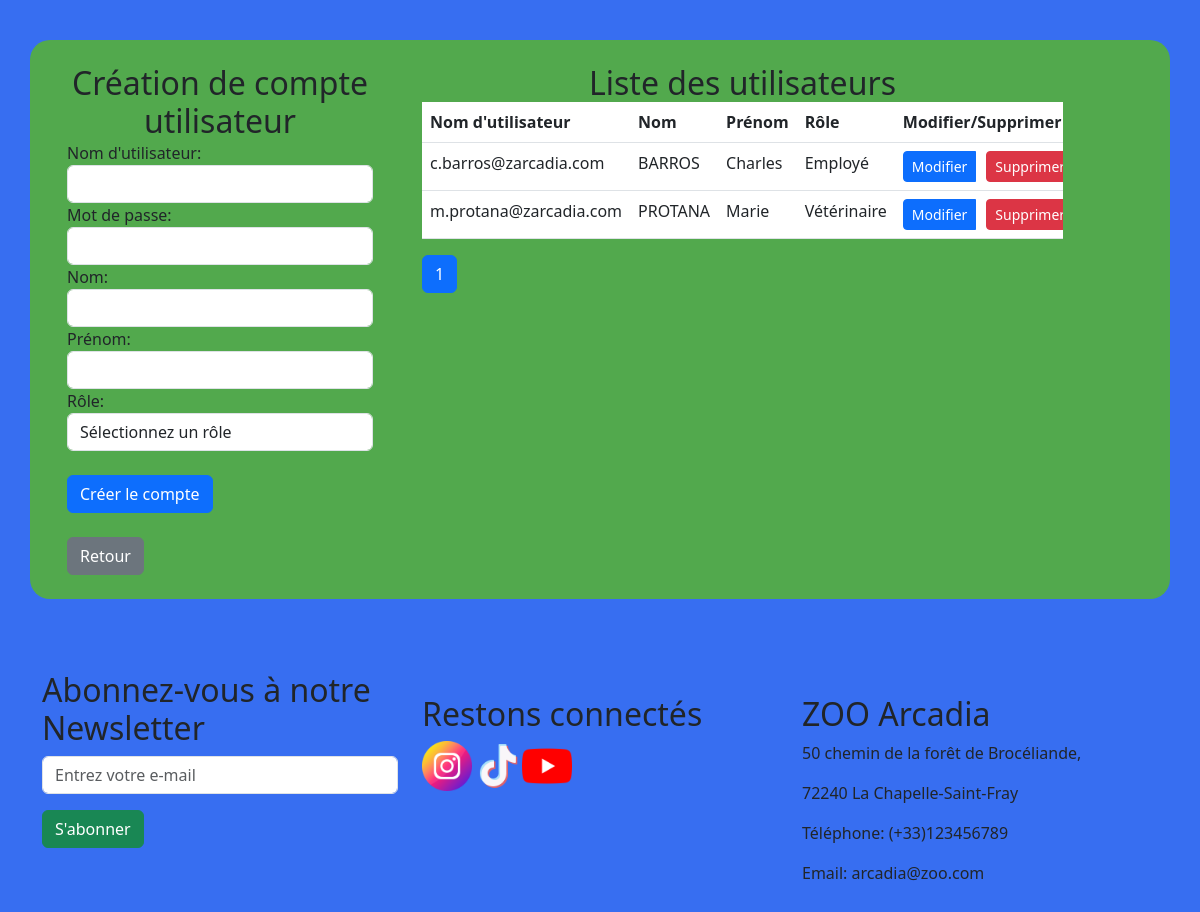
Page /compte.php (signed in) on the committed database.
### tables this page shows
CREATE TABLE IF NOT EXISTS utilisateur (
    username VARCHAR(255) PRIMARY KEY,
    nom VARCHAR(255),
    password VARCHAR(255),
    prenom VARCHAR(255),
    role_id INT,
    FOREIGN KEY (role_id) REFERENCES role(role_id)
);

### front/compte_admin.php (the view, shortened to what this page needs)
<?php
require_once('back/connect_bdd.php');
$usersPerPage = 5;
$totalUsersQuery = "SELECT COUNT(*) as total FROM utilisateur";
$stmt = $connexion->prepare($totalUsersQuery);
$stmt->execute();
$totalUsersResult = $stmt->get_result();
$totalUsers = $totalUsersResult->fetch_assoc()['total'];
$totalPages = ceil($totalUsers / $usersPerPage);
$current_page = isset($_GET['page']) ? intval($_GET['page']) : 1;
$offset = ($current_page - 1) * $usersPerPage;
$query = "SELECT * FROM utilisateur LIMIT ?, ?";
$stmt = $connexion->prepare($query);
$stmt->bind_param("ii", $offset, $usersPerPage);
$stmt->execute();
$result = $stmt->get_result();
?>
<div class="container" id="background2">
    <div class="row">
        <div class="col-md-4 mt-4">
            <h2 class="text-center">Création de compte utilisateur</h2>
            <form method="post" action="back/compte_data.php" class="custom-form">
                <div class="form-group">
                    <label for="username">Nom d'utilisateur:</label>
                    <input type="text" class="form-control" id="username" name="username" required>
                </div>
                <div class="form-group">
                    <label for="password">Mot de passe:</label>
                    <input type="password" class="form-control" id="password" name="password" required>
                </div>
                <div class="form-group">
                    <label for="nom">Nom:</label>
                    <input type="text" class="form-control" id="nom" name="nom" required>
                </div>
                <div class="form-group">
                    <label for="prenom">Prénom:</label>
                    <input type="text" class="form-control" id="prenom" name="prenom" required>
                </div>
                <div class="form-group">
                    <label for="role">Rôle:</label>
                    <select class="form-control" id="role" name="role" required>
                        <option value="">Sélectionnez un rôle</option>
                    </select>
                </div>
                <br>
                <button type="submit" class="btn btn-primary btn-block">Créer le compte</button>
                <br><br>
            <a href="admin.php" class="btn btn-secondary btn-block">Retour</a>
            <br><br>
            </form>
        </div>
        <div class="col-md-7">
            <br>
            <h2 class="text-center">Liste des utilisateurs</h2>
            <div class="table-responsive overflow-auto">
            <table class="table">
                <thead>
                    <tr>
                        <th>Nom d'utilisateur</th>
                        <th>Nom</th>
                        <th>Prénom</th>
                        <th>Rôle</th>
                        <th>Modifier/Supprimer</th>
                    </tr>
                </thead>
                <tbody>
                <?php
                $firstRow = true;
                while ($row = $result->fetch_assoc()) {
                    if ($row['role_id'] == 1 && $firstRow) {
                        $firstRow = false;
                        continue;
                    }
                    echo "<tr>";
                    echo "<td class='username'>" . $row['username'] . "</td>";
                    echo "<td class='nom'>" . $row['nom'] . "</td>";
                    echo "<td class='prenom'>" . $row['prenom'] . "</td>";
                    echo "<td class='role'>";
                    switch ($row['role_id']) {
                        case 2:
                            echo "Employé";
                            break;
                        case 3:
                            echo "Vétérinaire";
                            break;
                    }
                    echo "</td>";
                    echo "<td>";
                    echo "<div class='btn-group' role='group'>";
                    echo "<button class='btn btn-primary btn-sm edit-button'>Modifier</button>";
                    echo "<form class='delete-form' method='post' action='' onsubmit='return confirmDelete()'>";
                    echo "<button type='submit' class='btn btn-danger btn-sm delete-button'>Supprimer</button>";
                    echo "</form>";
                    echo "</div>";
                    echo "</td>";
                    echo "</tr>";
                }
                ?>
                </tbody>
            </table>
            </div>
            <div class="pagination">
                <?php for ($i = 1; $i <= $totalPages; $i++) : ?>
                    <a href="?page=<?php echo $i; ?>" class="page-item <?php if ($i === $current_page) echo 'active'; ?>">
                        <span class="page-link"><?php echo $i; ?></span>
                    </a>
                <?php endfor; ?>
            </div>
            <br>
        </div>
    </div>
</div>

### front/css/style.css (style rules this page uses)
body { background-color: rgb(55, 110, 241); }
.container { flex-direction: row; display: flex; flex-direction: column; gap: 20px; }
#background2 { background-color: rgb(82, 169, 77); border-radius: 20px; }
.custom-form { margin-left: 25px; margin-right: 25px; }
.text-center { text-align: center; margin: auto; }

### rows in the picture
utilisateur: username "c.barros@zarcadia.com", nom "BARROS", prenom "Charles", shows "Employé"
utilisateur: username "m.protana@zarcadia.com", nom "PROTANA", prenom "Marie", shows "Vétérinaire"
